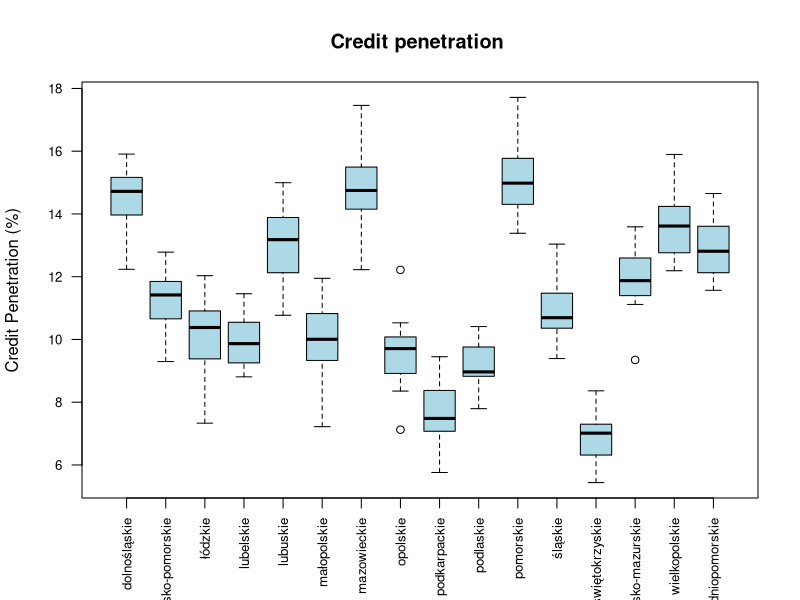

Source code (R):
library(readxl)
library(dplyr)
library(stringr)

# data pulling
population <- read_xlsx("Data/LUDN_2137_XPIV_20260112162304.xlsx", sheet="DANE")
properties <- read_xlsx("Data/RYNE_3783_XPIV_20260112155353.xlsx", sheet="DANE")
wages <- read_xlsx("Data/WYNA_2497_XPIV_20260112161217.xlsx", sheet="DANE")
credits <- read_xlsx("Data/credits.xlsx")
unemployment <- read_xlsx("Data/RYNE_2392_XPIV_20260113123719.xlsx", sheet="DANE")

# Get only column that are needed
population <- population %>% select(Kod, Nazwa, Wiek, Wartosc)
properties <- properties %>% select(Kod, Nazwa, Wartosc, `Jednostka miary`)
wages <- wages %>% select(Kod, Nazwa, Wartosc, `Jednostka miary`)
unemployment <- unemployment %>% select(Kod, Wartosc)

# summarizing age groups
population <- population %>% group_by(Kod, Nazwa) %>% summarise(Population = sum(Wartosc))

# changing columns names
population <- population %>% rename(Teryt = Kod, Name = Nazwa)
properties <- properties %>% rename(Teryt = Kod, Name = Nazwa, Properties = Wartosc, `Prop Unit` = `Jednostka miary`)
wages <- wages %>% rename(Teryt = Kod, Name = Nazwa, Wage = Wartosc, `Wage Unit` = `Jednostka miary`)
unemployment <- unemployment %>% rename(Teryt = Kod, Unemployment=Wartosc)

data <- population %>% 
  left_join(properties, by=c("Teryt"="Teryt", "Name"="Name")) %>% 
  left_join(wages, by=c("Teryt"="Teryt","Name"="Name")) %>% 
  left_join(unemployment, by=c("Teryt"="Teryt"))

# extracting teryt code for voivodeships  
data <- data %>% mutate(
  Voivod = str_sub(Teryt, start=1, end=2)
  )

# adding voivodeship credit penetration 
data <- data %>% left_join(credits, by=c("Voivod"="Teryt"))

# random % of credits recipients
data <- data %>% mutate(
  `Credit Penetration` =  rnorm(1, `perc of credit recipient`, 1),
  `Properties per 10k residents` = round(Properties/Population*10000, 2)
)

data <- data %>% select(-Voivod,-`perc of credit recipient`, -`Prop Unit`, -`Wage Unit`)

for (var in data){
  if(sum(is.na(var))>0) {
    print("NA")
  }
}

# Simple visualisation
boxplot(`Credit Penetration` ~ Voivodeship, 
        data = data, 
        main = "Credit penetration ",
        col = "lightblue",
        xlab = "",
        las = 2,      
        cex.axis = 0.8, 
        ylab = "Credit Penetration (%)")
